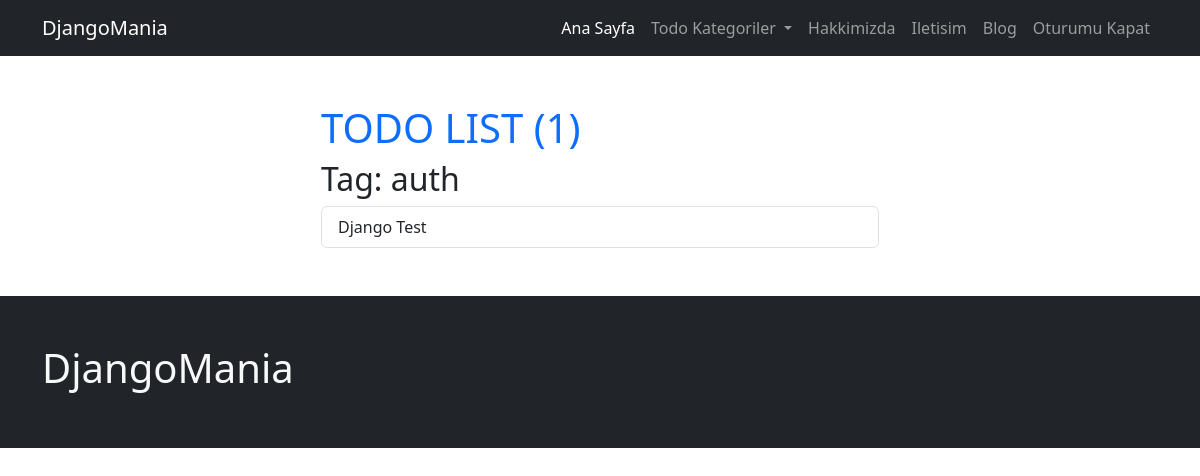
The app's page /todo/tag/auth/ (signed in) with its own data.
### page/models.py (models this page shows, shortened)
class  Page(models.Model):
    user = models.ForeignKey(User, on_delete=models.CASCADE)
    title = models.CharField(max_length=200)
    slug = AutoSlugField(populate_from='title', unique=True, )
    cover_image = models.ImageField(upload_to="page")
    content = tinymce_models.HTMLField(blank=True, null=True)
    is_active = models.BooleanField(default=False)
    created_at = models.DateTimeField(auto_now_add=True)
    updated_at = models.DateTimeField(auto_now=True)
    def get_absolute_url(self):
        return reverse(
            'page:page_view',
            kwargs= {
                "page_slug": self.slug,
            }
        )

### todo/models.py (models this page shows, shortened)
class TodoTag(models.Model):
    title = models.CharField(max_length=200)
    slug = AutoSlugField(populate_from='title', unique=True, )
    is_active = models.BooleanField(default=False)
    created_at = models.DateTimeField(auto_now_add=True)
    updated_at = models.DateTimeField(auto_now=True)
    def __str__(self):
        return self.title

class  Todo(models.Model):
    user = models.ForeignKey(User, on_delete=models.CASCADE)
    tag = models.ManyToManyField(TodoTag)
    category = models.ForeignKey(TodoCategory, on_delete=models.SET_NULL, null=True)
    title = models.CharField(max_length=200)
    content = models.TextField(blank=True, null=True)
    is_active = models.BooleanField(default=False)
    created_at = models.DateTimeField(auto_now_add=True)
    updated_at = models.DateTimeField(auto_now=True)
    def get_absolute_url(self):
        return reverse(
            'todo:todo_detail_view',
            kwargs= {
                "category_slug": self.category.slug,
                "id": self.pk,
            }
        )

### todo/views.py (the view)
# urls.py: path('tag/<slug:tag_slug>/', tag_view, name='tag_view'),
@login_required(login_url = '/admin/login/')
def tag_view(request, tag_slug):
    tag = get_object_or_404(TodoTag, slug=tag_slug)
    context = dict(
        tag=tag,
        todos=tag.todo_set.filter(user=request.user),
    )
    return render (request, 'todo/todo_list.html', context)

### config/global_context_processors.py (called while the page is built)
def global_todo_categories_context(request):
    return dict(
        global_todo_categories=TodoCategory.objects.filter(is_active=True)
    )

def global_page_context(request):
    return dict(
        global_pages=Page.objects.filter(is_active=True)
    )

### todo/models.py (called while the page is built)
    def get_absolute_url(self):
        return reverse(
            'todo:category_view',
            kwargs= {
                "category_slug": self.slug,
            }
        )

### todo/templates/todo/todo_list.html (shortened to what this page needs)
{% extends 'core/base.html' %}
{% block container %}
<div class="col-sm-6 offset-sm-3">
    <h1 class="text-primary">TODO LIST ({{ todos.count }})</h1>
    {% if category%}
    <h2>Kategori: {{ category }}</h2>
    {% elif tag %}
    <h2>Tag: {{ tag }}</h2>
    {% endif %}
    <div class="list-group">
        {% for todo in todos%}
        <a href="{{ todo.get_absolute_url }}" class="list-group-item list-group-item-action">{{ todo.title }}</a>
        {% endfor %}
    </div>
</div>
{% endblock container %}

### templates/core/navbar.html (shortened to what this page needs)
<nav class="navbar navbar-expand-lg bg-dark navbar-dark">
    <div class="container">
      <a class="navbar-brand" href="/">DjangoMania</a>
      <div class="collapse navbar-collapse" id="navbarNavAltMarkup">
        <ul class="navbar-nav ms-auto">
          <li class="nav-item">
            <a class="nav-link active" aria-current="page" href="/">Ana Sayfa</a>
          </li>
            <li class="nav-item dropdown">
              <a class="nav-link dropdown-toggle" href="#" role="button" data-bs-toggle="dropdown" aria-expanded="false">
                Todo Kategoriler
              </a>
            </li>
            {% for page in global_pages %}
            <li class="nav-item">
              <a class="nav-link" aria-current="page" href="{{ page.get_absolute_url }}">{{ page.title}}</a>
            </li>
            {% endfor %}
            <li class="nav-item">
              <a class="nav-link" aria-current="page" href="{% url 'blog:all_post_view' %}">Blog</a>
            </li>
            {% if request.user.is_authenticated %}
              <li class="nav-item">
                <a class="nav-link" aria-current="page" href="{% url 'logout_view' %}">Oturumu Kapat</a>
              </li>
            {% endif %}
          </ul>
        </div>
      </div>
  </nav>

### records on screen
Page: title "Hakkimizda"
Page: title "Iletisim"
TodoTag: title "auth"
Todo: title "Django Test"

### other values on screen
{{ todos.count }} "1"
